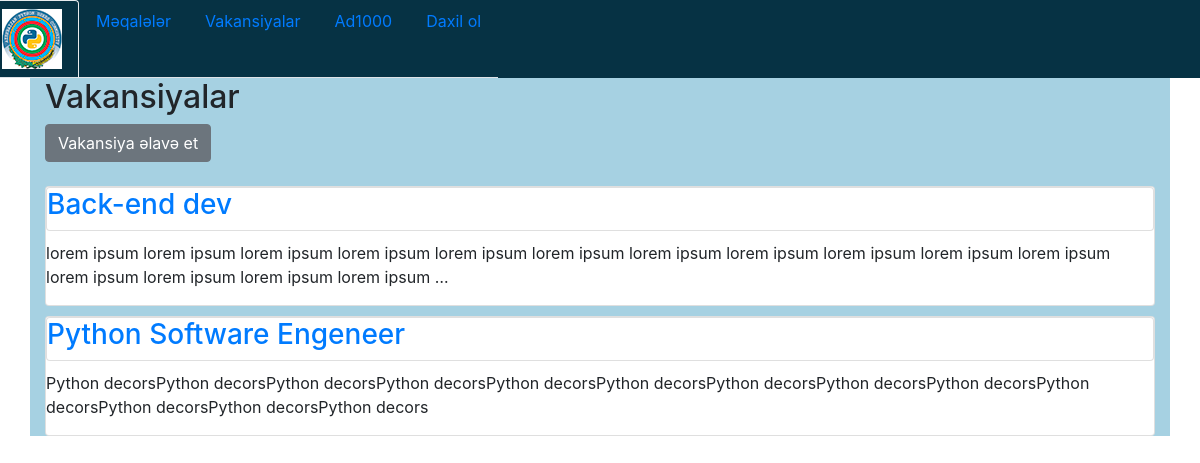
Page /vacancies/ on the committed database.
### vacancy/models.py (models this page shows, shortened)
class Vacancy(m.Model):
    author = m.ForeignKey(User, on_delete=m.CASCADE)
    title = m.CharField('Bashliq', max_length = 50)
    content = m.TextField('Vakansiya')
    dead_line = m.DateField("Bitmə tarixi (YYYY-MM-DD)", null=True)
    date_created = m.DateField("Yaradılma tarixi", auto_now_add=True)
    freelance = m.BooleanField("Freelance imkanı")
    class Meta:
        verbose_name = 'Vakansiya'
        verbose_name_plural = 'Vakansiyalar'

### vacancy/views.py (the view)
# urls.py: path('', VacancyListView.as_view(), name='vacancy_list'),
class VacancyListView(ListView):
    model = Vacancy
    template_name = 'vacancy/vacancy_list.html'
    paginate_by = 5
    context_object_name = 'vacancies'
    ordering = ['-date_created']

### vacancy/templates/vacancy/vacancy_list.html (shortened to what this page needs)
{% extends 'base.html' %}
{% block body %}
    <div class = "container">
        <h2>
            Vakansiyalar
        </h2>
        <div class="mb-4">
            <a class = "btn btn-secondary" href="{% url 'vacancy:create_vacancy' %}">
                Vakansiya əlavə et
            </a>
        </div>
        {% for v in vacancies %}
            <div class = "card mb-10">
                <div class="card card-title">
                    <a class="card-link" href="{% url 'vacancy:about_vacancy' v.id %}">
                      <h3> {{v.title}} </h3>
                    </a>
                </div>
                <div class="car-body">
                    {{v.content|truncatewords:30|linebreaks}}
                </div>
            </div>
        {% endfor %}
    </div>
{% endblock %}

### home/static/home/base.css (style rules this page uses)
div.container { background-color: rgb(166, 209, 226); }
div.card { margin-bottom: 10px; }

### rows in the picture
Vacancy: title "Back-end dev", content "lorem ipsum lorem ipsum lorem ipsum lorem ipsum lorem ipsum lorem ipsum lorem ipsum lorem ipsum lorem ipsum lorem ipsum lorem ipsum lorem ipsum lorem ipsum lorem ipsum lorem ipsum …"
Vacancy: title "Python Software Engeneer", content "Python decorsPython decorsPython decorsPython decorsPython decorsPython decorsPython decorsPython decorsPython decorsPython decorsPython decorsPython decorsPython decors"
